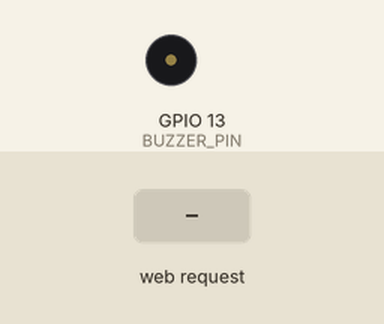
Bench run of a sketch on a simulated ESP32. On the bench: buzzer (waves = sounding, pin HIGH). The test bench sets the inputs (shaded band). WiFi joins after 1.5 s; servers stay silent unless stated; what the sketch prints to the serial monitor is not drawn.

Above: at 2.7 s.
2.8 s: HTTP request GET /buzz received
At 3.6 s:
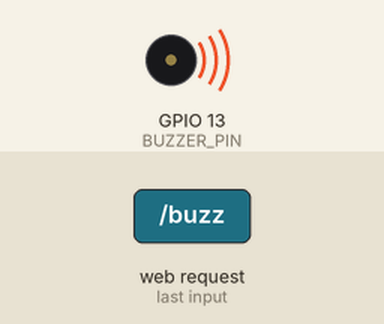
Timing chart, 0 to 5.8 s (numbered marks = the images above; inputs shaded):
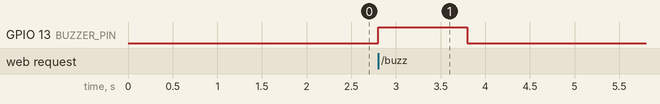

The sketch:

buzzer.ino
```cpp
#include <WiFi.h>
#include <WebServer.h>

const char* ssid = "Rede IFALArapiraca";
const char* password = "redeifal";

#define BUZZER_PIN 13   // ajuste o pino do buzzer

WebServer server(80);

void handleBuzz() {
  Serial.println(">>> BUZZ ON <<<");

  // toca o buzzer
  digitalWrite(BUZZER_PIN, HIGH);
  delay(1000);
  digitalWrite(BUZZER_PIN, LOW);

  server.send(200, "text/plain", "OK");
}

void setup() {
  Serial.begin(115200);

  pinMode(BUZZER_PIN, OUTPUT);
  digitalWrite(BUZZER_PIN, LOW);

  WiFi.begin(ssid, password);
  Serial.print("Conectando");
  while (WiFi.status() != WL_CONNECTED) {
    delay(300);
    Serial.print(".");
  }

  Serial.println("\nConectado!");
  Serial.print("IP do ESP BUZZER: ");
  Serial.println(WiFi.localIP());

  server.on("/buzz", handleBuzz);
  server.begin();
}

void loop() {
  server.handleClient();
}
```

Measured:
- after the input at 2.8 s, GPIO 13 (BUZZER_PIN): LOW → HIGH at once, → LOW 1.0 s later
